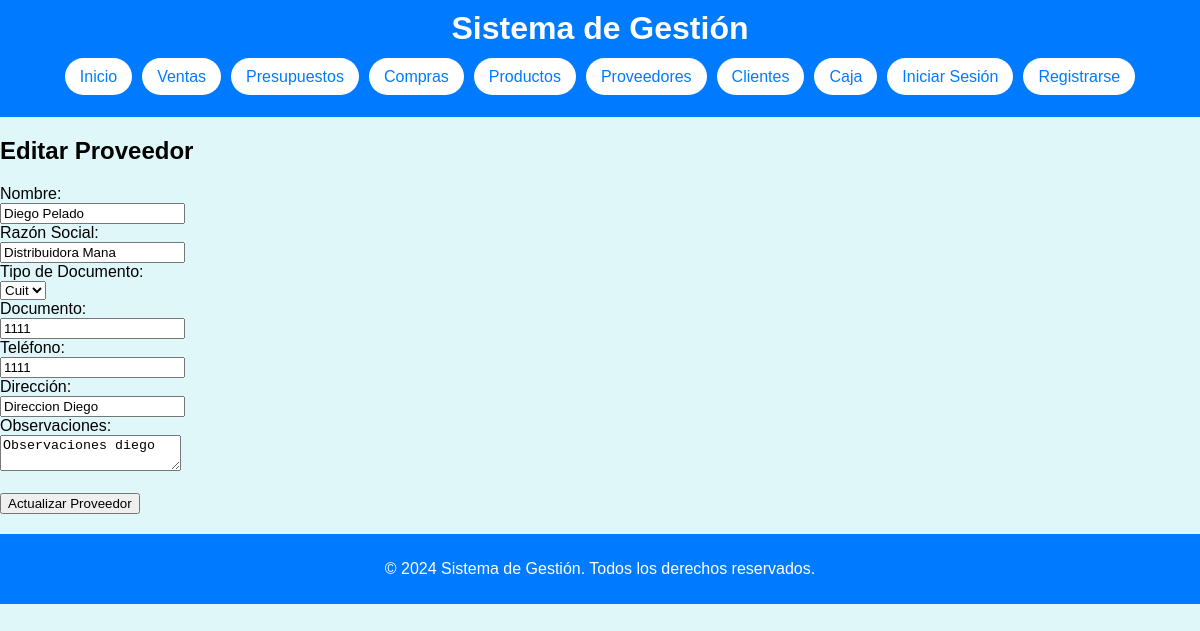
The page /gestion/proveedores/editar_proveedor.php?id=1 on the database its author committed.
### tables this page shows
CREATE TABLE `proveedores` (
  `ID_Proveedor` int(11) NOT NULL,
  `Nombre` varchar(255) NOT NULL,
  `Razon_Social` varchar(255) NOT NULL,
  `Tipo_Documento` enum('CUIT','DNI') NOT NULL,
  `Documento` varchar(50) NOT NULL,
  `Telefono` varchar(50) DEFAULT NULL,
  `Direccion` varchar(255) DEFAULT NULL,
  `Observaciones` text DEFAULT NULL
);

### gestion/proveedores/editar_proveedor.php (the view, shortened to what this page needs)
<?php
include '../includes/db_connect.php';
include '../includes/header.php';
$id = $_GET['id'];
if ($_SERVER["REQUEST_METHOD"] == "POST") {
    $nombre = $_POST['nombre'];
    $razon_social = $_POST['razon_social'];
    $tipo_documento = $_POST['tipo_documento'];
    $documento = $_POST['documento'];
    $telefono = $_POST['telefono'];
    $direccion = $_POST['direccion'];
    $observaciones = $_POST['observaciones'];
    $sql = "UPDATE Proveedores SET Nombre='$nombre', Razon_Social='$razon_social', Tipo_Documento='$tipo_documento', Documento='$documento', Telefono='$telefono', Direccion='$direccion', Observaciones='$observaciones' WHERE ID_Proveedor=$id";
    if ($conn->query($sql) === TRUE) {
        echo "Proveedor actualizado exitosamente";
    } else {
        echo "Error: " . $sql . "<br>" . $conn->error;
    }
} else {
    $sql = "SELECT * FROM Proveedores WHERE ID_Proveedor=$id";
    $result = $conn->query($sql);
    if ($result->num_rows > 0) {
        $proveedor = $result->fetch_assoc();
    } else {
        echo "Proveedor no encontrado.";
        exit;
    }
}
?>
<h2>Editar Proveedor</h2>
<form method="post" action="editar_proveedor.php?id=<?php echo $id; ?>">
    <label for="nombre">Nombre:</label><br>
    <input type="text" id="nombre" name="nombre" value="<?php echo isset($proveedor['Nombre']) ? $proveedor['Nombre'] : ''; ?>" required><br>
    <label for="razon_social">Razón Social:</label><br>
    <input type="text" id="razon_social" name="razon_social" value="<?php echo isset($proveedor['Razon_Social']) ? $proveedor['Razon_Social'] : ''; ?>" required><br>
    <label for="tipo_documento">Tipo de Documento:</label><br>
    <select id="tipo_documento" name="tipo_documento" required>
        <option value="Cuit" <?php if (isset($proveedor['Tipo_Documento']) && $proveedor['Tipo_Documento'] == 'Cuit') echo 'selected'; ?>>Cuit</option>
    </select><br>
    <label for="documento">Documento:</label><br>
    <input type="text" id="documento" name="documento" value="<?php echo isset($proveedor['Documento']) ? $proveedor['Documento'] : ''; ?>" required><br>
    <label for="telefono">Teléfono:</label><br>
    <input type="text" id="telefono" name="telefono" value="<?php echo isset($proveedor['Telefono']) ? $proveedor['Telefono'] : ''; ?>"><br>
    <label for="direccion">Dirección:</label><br>
    <input type="text" id="direccion" name="direccion" value="<?php echo isset($proveedor['Direccion']) ? $proveedor['Direccion'] : ''; ?>"><br>
    <label for="observaciones">Observaciones:</label><br>
    <textarea id="observaciones" name="observaciones"><?php echo isset($proveedor['Observaciones']) ? $proveedor['Observaciones'] : ''; ?></textarea><br><br>
    <input type="submit" value="Actualizar Proveedor">
</form>
<?php
include '../includes/footer.php';
?>

### gestion/css/styles.css (style rules this page uses)
body { font-family: Arial, sans-serif; background-color: #e0f7fa; margin: 0; padding: 0; }

### rows shown on the page
proveedores: nombre "Diego Pelado", razon_social "Distribuidora Mana", documento "1111", telefono "1111", direccion "Direccion Diego", observaciones "Observaciones diego"
